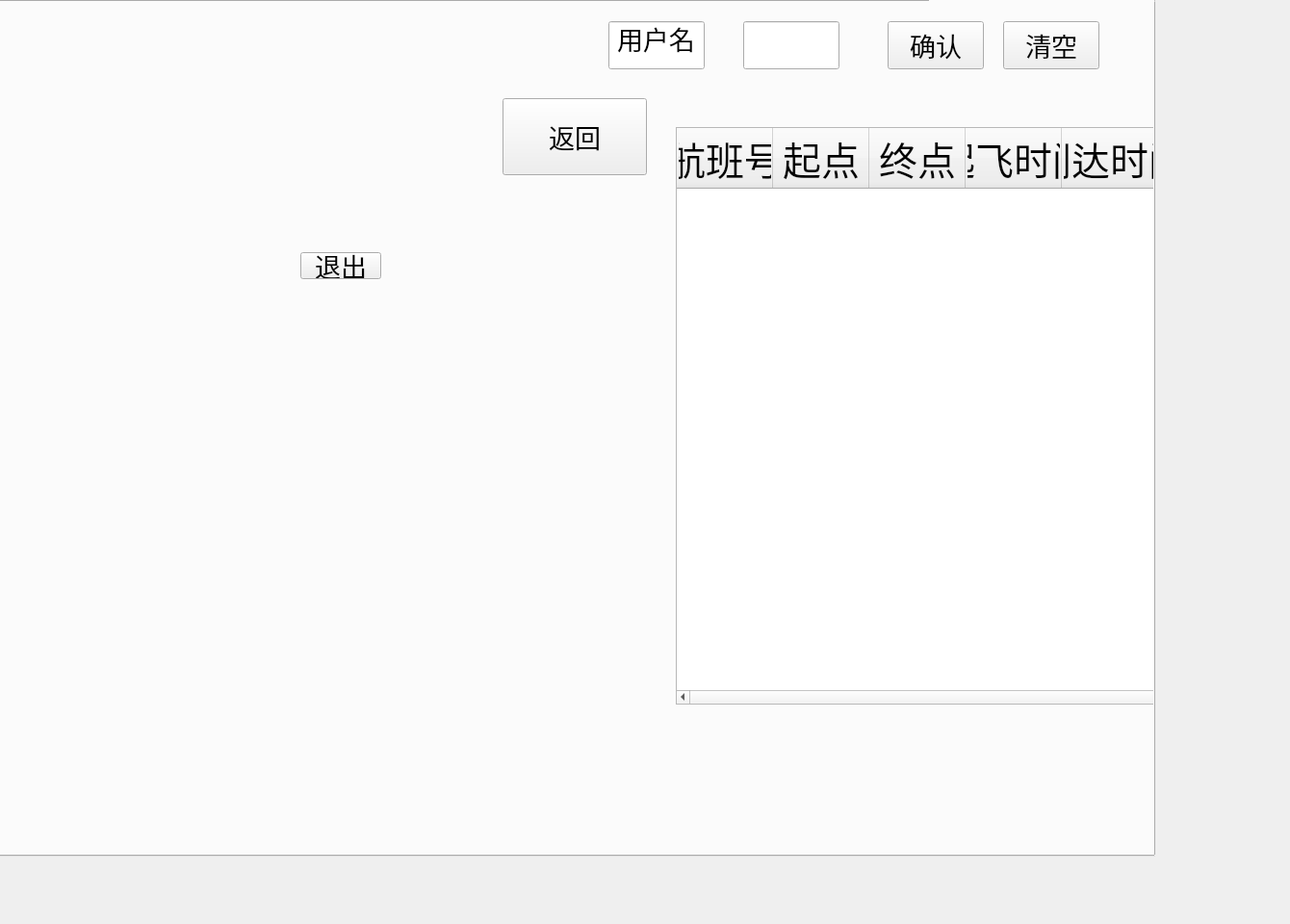
<?xml version="1.0" encoding="UTF-8"?>
<ui version="4.0">
 <class>ManInterface</class>
 <widget class="QMainWindow" name="ManInterface">
  <property name="geometry">
   <rect>
    <x>0</x>
    <y>0</y>
    <width>1340</width>
    <height>960</height>
   </rect>
  </property>
  <property name="minimumSize">
   <size>
    <width>1340</width>
    <height>960</height>
   </size>
  </property>
  <property name="maximumSize">
   <size>
    <width>1340</width>
    <height>960</height>
   </size>
  </property>
  <property name="windowTitle">
   <string>太原航班系统-管理端</string>
  </property>
  <property name="windowIcon">
   <iconset resource="resource.qrc">
    <normaloff>:/new/image/nuc.ico</normaloff>:/new/image/nuc.ico</iconset>
  </property>
  <widget class="QWidget" name="centralwidget">
   <widget class="QTabWidget" name="tabWidget">
    <property name="geometry">
     <rect>
      <x>-140</x>
      <y>-70</y>
      <width>1340</width>
      <height>960</height>
     </rect>
    </property>
    <property name="minimumSize">
     <size>
      <width>1340</width>
      <height>960</height>
     </size>
    </property>
    <property name="maximumSize">
     <size>
      <width>1340</width>
      <height>960</height>
     </size>
    </property>
    <property name="font">
     <font>
      <pointsize>40</pointsize>
     </font>
    </property>
    <property name="layoutDirection">
     <enum>Qt::RightToLeft</enum>
    </property>
    <property name="currentIndex">
     <number>0</number>
    </property>
    <property name="tabBarAutoHide">
     <bool>false</bool>
    </property>
    <widget class="QWidget" name="tab0">
     <property name="minimumSize">
      <size>
       <width>1340</width>
       <height>960</height>
      </size>
     </property>
     <property name="maximumSize">
      <size>
       <width>1340</width>
       <height>960</height>
      </size>
     </property>
     <attribute name="title">
      <string>票务信息</string>
     </attribute>
     <widget class="QPushButton" name="pushButtonQuit0">
      <property name="geometry">
       <rect>
        <x>450</x>
        <y>260</y>
        <width>84</width>
        <height>28</height>
       </rect>
      </property>
      <property name="font">
       <font>
        <pointsize>20</pointsize>
       </font>
      </property>
      <property name="text">
       <string>退出</string>
      </property>
     </widget>
     <widget class="QPushButton" name="pushButtonBack0">
      <property name="geometry">
       <rect>
        <x>660</x>
        <y>100</y>
        <width>150</width>
        <height>80</height>
       </rect>
      </property>
      <property name="minimumSize">
       <size>
        <width>150</width>
        <height>80</height>
       </size>
      </property>
      <property name="maximumSize">
       <size>
        <width>150</width>
        <height>80</height>
       </size>
      </property>
      <property name="font">
       <font>
        <pointsize>20</pointsize>
       </font>
      </property>
      <property name="layoutDirection">
       <enum>Qt::LeftToRight</enum>
      </property>
      <property name="text">
       <string>返回</string>
      </property>
     </widget>
     <widget class="QTableWidget" name="tableWidgetInfo">
      <property name="geometry">
       <rect>
        <x>840</x>
        <y>130</y>
        <width>1000</width>
        <height>600</height>
       </rect>
      </property>
      <property name="minimumSize">
       <size>
        <width>1000</width>
        <height>600</height>
       </size>
      </property>
      <property name="maximumSize">
       <size>
        <width>1000</width>
        <height>600</height>
       </size>
      </property>
      <property name="font">
       <font>
        <pointsize>30</pointsize>
       </font>
      </property>
      <property name="layoutDirection">
       <enum>Qt::LeftToRight</enum>
      </property>
      <attribute name="horizontalHeaderMinimumSectionSize">
       <number>55</number>
      </attribute>
      <attribute name="horizontalHeaderDefaultSectionSize">
       <number>100</number>
      </attribute>
      <column>
       <property name="text">
        <string>航班号</string>
       </property>
      </column>
      <column>
       <property name="text">
        <string>起点</string>
       </property>
      </column>
      <column>
       <property name="text">
        <string>终点</string>
       </property>
      </column>
      <column>
       <property name="text">
        <string>起飞时间</string>
       </property>
      </column>
      <column>
       <property name="text">
        <string>到达时间</string>
       </property>
      </column>
      <column>
       <property name="text">
        <string>航空公司</string>
       </property>
      </column>
      <column>
       <property name="text">
        <string>票价</string>
       </property>
      </column>
      <column>
       <property name="text">
        <string>折扣</string>
       </property>
      </column>
      <column>
       <property name="text">
        <string>座位数</string>
       </property>
      </column>
      <column>
       <property name="text">
        <string>剩余座位</string>
       </property>
      </column>
     </widget>
     <widget class="QLabel" name="labelInfo">
      <property name="geometry">
       <rect>
        <x>480</x>
        <y>-20</y>
        <width>1340</width>
        <height>400</height>
       </rect>
      </property>
      <property name="minimumSize">
       <size>
        <width>1340</width>
        <height>400</height>
       </size>
      </property>
      <property name="maximumSize">
       <size>
        <width>1340</width>
        <height>400</height>
       </size>
      </property>
      <property name="font">
       <font>
        <pointsize>20</pointsize>
       </font>
      </property>
      <property name="layoutDirection">
       <enum>Qt::LeftToRight</enum>
      </property>
      <property name="text">
       <string/>
      </property>
     </widget>
     <widget class="QLineEdit" name="lineEditUser">
      <property name="geometry">
       <rect>
        <x>770</x>
        <y>20</y>
        <width>100</width>
        <height>50</height>
       </rect>
      </property>
      <property name="minimumSize">
       <size>
        <width>100</width>
        <height>50</height>
       </size>
      </property>
      <property name="maximumSize">
       <size>
        <width>100</width>
        <height>50</height>
       </size>
      </property>
      <property name="font">
       <font>
        <pointsize>20</pointsize>
       </font>
      </property>
      <property name="layoutDirection">
       <enum>Qt::LeftToRight</enum>
      </property>
      <property name="text">
       <string>用户名</string>
      </property>
      <property name="alignment">
       <set>Qt::AlignCenter</set>
      </property>
      <property name="readOnly">
       <bool>true</bool>
      </property>
     </widget>
     <widget class="QLineEdit" name="lineEditInput">
      <property name="geometry">
       <rect>
        <x>910</x>
        <y>20</y>
        <width>100</width>
        <height>50</height>
       </rect>
      </property>
      <property name="minimumSize">
       <size>
        <width>100</width>
        <height>50</height>
       </size>
      </property>
      <property name="maximumSize">
       <size>
        <width>100</width>
        <height>50</height>
       </size>
      </property>
      <property name="font">
       <font>
        <pointsize>20</pointsize>
       </font>
      </property>
      <property name="layoutDirection">
       <enum>Qt::LeftToRight</enum>
      </property>
      <property name="alignment">
       <set>Qt::AlignCenter</set>
      </property>
     </widget>
     <widget class="QPushButton" name="pushButtonSure">
      <property name="geometry">
       <rect>
        <x>1060</x>
        <y>20</y>
        <width>100</width>
        <height>50</height>
       </rect>
      </property>
      <property name="minimumSize">
       <size>
        <width>100</width>
        <height>50</height>
       </size>
      </property>
      <property name="maximumSize">
       <size>
        <width>100</width>
        <height>50</height>
       </size>
      </property>
      <property name="font">
       <font>
        <pointsize>20</pointsize>
       </font>
      </property>
      <property name="layoutDirection">
       <enum>Qt::LeftToRight</enum>
      </property>
      <property name="text">
       <string>确认</string>
      </property>
     </widget>
     <widget class="QPushButton" name="pushButtonClear">
      <property name="geometry">
       <rect>
        <x>1180</x>
        <y>20</y>
        <width>100</width>
        <height>50</height>
       </rect>
      </property>
      <property name="minimumSize">
       <size>
        <width>100</width>
        <height>50</height>
       </size>
      </property>
      <property name="maximumSize">
       <size>
        <width>100</width>
        <height>50</height>
       </size>
      </property>
      <property name="font">
       <font>
        <pointsize>20</pointsize>
       </font>
      </property>
      <property name="layoutDirection">
       <enum>Qt::LeftToRight</enum>
      </property>
      <property name="text">
       <string>清空</string>
      </property>
     </widget>
    </widget>
    <widget class="QWidget" name="tab1">
     <property name="minimumSize">
      <size>
       <width>1340</width>
       <height>960</height>
      </size>
     </property>
     <property name="maximumSize">
      <size>
       <width>1340</width>
       <height>960</height>
      </size>
     </property>
     <attribute name="title">
      <string>用户管理</string>
     </attribute>
     <widget class="QPushButton" name="pushButtonQuit1">
      <property name="geometry">
       <rect>
        <x>590</x>
        <y>30</y>
        <width>150</width>
        <height>80</height>
       </rect>
      </property>
      <property name="minimumSize">
       <size>
        <width>150</width>
        <height>80</height>
       </size>
      </property>
      <property name="maximumSize">
       <size>
        <width>150</width>
        <height>80</height>
       </size>
      </property>
      <property name="font">
       <font>
        <pointsize>20</pointsize>
       </font>
      </property>
      <property name="text">
       <string>退出</string>
      </property>
     </widget>
     <widget class="QTableWidget" name="tableWidgetUser">
      <property name="geometry">
       <rect>
        <x>370</x>
        <y>120</y>
        <width>900</width>
        <height>590</height>
       </rect>
      </property>
      <property name="minimumSize">
       <size>
        <width>900</width>
        <height>590</height>
       </size>
      </property>
      <property name="maximumSize">
       <size>
        <width>900</width>
        <height>590</height>
       </size>
      </property>
      <property name="font">
       <font>
        <pointsize>30</pointsize>
       </font>
      </property>
      <property name="layoutDirection">
       <enum>Qt::LeftToRight</enum>
      </property>
      <attribute name="horizontalHeaderDefaultSectionSize">
       <number>100</number>
      </attribute>
      <column>
       <property name="text">
        <string>用户名</string>
       </property>
       <property name="font">
        <font>
         <pointsize>11</pointsize>
        </font>
       </property>
      </column>
      <column>
       <property name="text">
        <string>密码</string>
       </property>
       <property name="font">
        <font>
         <pointsize>11</pointsize>
        </font>
       </property>
      </column>
      <column>
       <property name="text">
        <string>id</string>
       </property>
       <property name="font">
        <font>
         <pointsize>11</pointsize>
        </font>
       </property>
      </column>
      <column>
       <property name="text">
        <string>是否买票</string>
       </property>
       <property name="font">
        <font>
         <pointsize>11</pointsize>
        </font>
       </property>
      </column>
      <column>
       <property name="text">
        <string>航班1</string>
       </property>
      </column>
      <column>
       <property name="text">
        <string>航班2</string>
       </property>
      </column>
      <column>
       <property name="text">
        <string>航班3</string>
       </property>
      </column>
      <column>
       <property name="text">
        <string>航班4</string>
       </property>
      </column>
      <column>
       <property name="text">
        <string>航班5</string>
       </property>
      </column>
     </widget>
     <widget class="QPushButton" name="pushButtonBack1">
      <property name="geometry">
       <rect>
        <x>400</x>
        <y>30</y>
        <width>150</width>
        <height>80</height>
       </rect>
      </property>
      <property name="minimumSize">
       <size>
        <width>150</width>
        <height>80</height>
       </size>
      </property>
      <property name="maximumSize">
       <size>
        <width>150</width>
        <height>80</height>
       </size>
      </property>
      <property name="font">
       <font>
        <pointsize>20</pointsize>
       </font>
      </property>
      <property name="layoutDirection">
       <enum>Qt::LeftToRight</enum>
      </property>
      <property name="text">
       <string>返回</string>
      </property>
     </widget>
     <widget class="QLabel" name="label1">
      <property name="geometry">
       <rect>
        <x>860</x>
        <y>100</y>
        <width>1340</width>
        <height>960</height>
       </rect>
      </property>
      <property name="minimumSize">
       <size>
        <width>1340</width>
        <height>960</height>
       </size>
      </property>
      <property name="maximumSize">
       <size>
        <width>1340</width>
        <height>960</height>
       </size>
      </property>
      <property name="layoutDirection">
       <enum>Qt::LeftToRight</enum>
      </property>
      <property name="text">
       <string/>
      </property>
      <property name="pixmap">
       <pixmap resource="resource.qrc">:/new/image/userman.jpg</pixmap>
      </property>
     </widget>
     <widget class="QPushButton" name="pushButtonEdit">
      <property name="geometry">
       <rect>
        <x>810</x>
        <y>30</y>
        <width>150</width>
        <height>80</height>
       </rect>
      </property>
      <property name="minimumSize">
       <size>
        <width>150</width>
        <height>80</height>
       </size>
      </property>
      <property name="maximumSize">
       <size>
        <width>150</width>
        <height>80</height>
       </size>
      </property>
      <property name="font">
       <font>
        <pointsize>20</pointsize>
       </font>
      </property>
      <property name="layoutDirection">
       <enum>Qt::LeftToRight</enum>
      </property>
      <property name="text">
       <string>编辑</string>
      </property>
     </widget>
     <widget class="QPushButton" name="pushButtonEdit1">
      <property name="geometry">
       <rect>
        <x>1010</x>
        <y>30</y>
        <width>150</width>
        <height>80</height>
       </rect>
      </property>
      <property name="minimumSize">
       <size>
        <width>150</width>
        <height>80</height>
       </size>
      </property>
      <property name="maximumSize">
       <size>
        <width>150</width>
        <height>80</height>
       </size>
      </property>
      <property name="font">
       <font>
        <pointsize>20</pointsize>
       </font>
      </property>
      <property name="layoutDirection">
       <enum>Qt::LeftToRight</enum>
      </property>
      <property name="text">
       <string>确认</string>
      </property>
     </widget>
     <zorder>tableWidgetUser</zorder>
     <zorder>pushButtonBack1</zorder>
     <zorder>pushButtonQuit1</zorder>
     <zorder>label1</zorder>
     <zorder>pushButtonEdit</zorder>
     <zorder>pushButtonEdit1</zorder>
    </widget>
    <widget class="QWidget" name="tab2">
     <property name="minimumSize">
      <size>
       <width>1340</width>
       <height>960</height>
      </size>
     </property>
     <property name="maximumSize">
      <size>
       <width>1340</width>
       <height>960</height>
      </size>
     </property>
     <attribute name="title">
      <string>航班管理</string>
     </attribute>
     <widget class="QPushButton" name="pushButtonQuit2">
      <property name="geometry">
       <rect>
        <x>520</x>
        <y>360</y>
        <width>84</width>
        <height>28</height>
       </rect>
      </property>
      <property name="font">
       <font>
        <pointsize>20</pointsize>
       </font>
      </property>
      <property name="text">
       <string>退出</string>
      </property>
     </widget>
     <widget class="QTableWidget" name="tableWidgetAir">
      <property name="geometry">
       <rect>
        <x>200</x>
        <y>100</y>
        <width>1030</width>
        <height>600</height>
       </rect>
      </property>
      <property name="minimumSize">
       <size>
        <width>1030</width>
        <height>600</height>
       </size>
      </property>
      <property name="maximumSize">
       <size>
        <width>1030</width>
        <height>600</height>
       </size>
      </property>
      <property name="font">
       <font>
        <pointsize>30</pointsize>
       </font>
      </property>
      <property name="layoutDirection">
       <enum>Qt::LeftToRight</enum>
      </property>
      <column>
       <property name="text">
        <string>航班号</string>
       </property>
      </column>
      <column>
       <property name="text">
        <string>起点</string>
       </property>
      </column>
      <column>
       <property name="text">
        <string>终点</string>
       </property>
      </column>
      <column>
       <property name="text">
        <string>起飞时间</string>
       </property>
      </column>
      <column>
       <property name="text">
        <string>到达时间</string>
       </property>
      </column>
      <column>
       <property name="text">
        <string>航空公司</string>
       </property>
      </column>
      <column>
       <property name="text">
        <string>票价</string>
       </property>
      </column>
      <column>
       <property name="text">
        <string>折扣</string>
       </property>
      </column>
      <column>
       <property name="text">
        <string>座位数</string>
       </property>
      </column>
      <column>
       <property name="text">
        <string>剩余座位</string>
       </property>
      </column>
     </widget>
     <widget class="QPushButton" name="pushButtonChange">
      <property name="geometry">
       <rect>
        <x>300</x>
        <y>710</y>
        <width>80</width>
        <height>40</height>
       </rect>
      </property>
      <property name="minimumSize">
       <size>
        <width>80</width>
        <height>40</height>
       </size>
      </property>
      <property name="maximumSize">
       <size>
        <width>80</width>
        <height>40</height>
       </size>
      </property>
      <property name="font">
       <font>
        <pointsize>12</pointsize>
       </font>
      </property>
      <property name="layoutDirection">
       <enum>Qt::LeftToRight</enum>
      </property>
      <property name="text">
       <string>修改</string>
      </property>
     </widget>
     <widget class="QPushButton" name="pushButtonRight">
      <property name="geometry">
       <rect>
        <x>430</x>
        <y>710</y>
        <width>80</width>
        <height>40</height>
       </rect>
      </property>
      <property name="minimumSize">
       <size>
        <width>80</width>
        <height>40</height>
       </size>
      </property>
      <property name="maximumSize">
       <size>
        <width>80</width>
        <height>40</height>
       </size>
      </property>
      <property name="font">
       <font>
        <pointsize>12</pointsize>
       </font>
      </property>
      <property name="text">
       <string>确认</string>
      </property>
     </widget>
     <widget class="QPushButton" name="pushButtonAdd">
      <property name="geometry">
       <rect>
        <x>580</x>
        <y>720</y>
        <width>80</width>
        <height>40</height>
       </rect>
      </property>
      <property name="minimumSize">
       <size>
        <width>80</width>
        <height>40</height>
       </size>
      </property>
      <property name="maximumSize">
       <size>
        <width>80</width>
        <height>40</height>
       </size>
      </property>
      <property name="font">
       <font>
        <pointsize>12</pointsize>
       </font>
      </property>
      <property name="layoutDirection">
       <enum>Qt::LeftToRight</enum>
      </property>
      <property name="text">
       <string>新增</string>
      </property>
     </widget>
     <widget class="QPushButton" name="pushButtonRight1">
      <property name="geometry">
       <rect>
        <x>710</x>
        <y>720</y>
        <width>80</width>
        <height>40</height>
       </rect>
      </property>
      <property name="minimumSize">
       <size>
        <width>80</width>
        <height>40</height>
       </size>
      </property>
      <property name="maximumSize">
       <size>
        <width>80</width>
        <height>40</height>
       </size>
      </property>
      <property name="font">
       <font>
        <pointsize>12</pointsize>
       </font>
      </property>
      <property name="layoutDirection">
       <enum>Qt::LeftToRight</enum>
      </property>
      <property name="text">
       <string>确认</string>
      </property>
     </widget>
     <widget class="QComboBox" name="comboBox">
      <property name="geometry">
       <rect>
        <x>300</x>
        <y>770</y>
        <width>80</width>
        <height>40</height>
       </rect>
      </property>
      <property name="minimumSize">
       <size>
        <width>80</width>
        <height>40</height>
       </size>
      </property>
      <property name="maximumSize">
       <size>
        <width>80</width>
        <height>40</height>
       </size>
      </property>
      <property name="font">
       <font>
        <pointsize>12</pointsize>
       </font>
      </property>
      <property name="layoutDirection">
       <enum>Qt::LeftToRight</enum>
      </property>
      <item>
       <property name="text">
        <string>航班号</string>
       </property>
      </item>
      <item>
       <property name="text">
        <string>起点</string>
       </property>
      </item>
      <item>
       <property name="text">
        <string>终点</string>
       </property>
      </item>
      <item>
       <property name="text">
        <string>起飞时间</string>
       </property>
      </item>
      <item>
       <property name="text">
        <string>到达时间</string>
       </property>
      </item>
      <item>
       <property name="text">
        <string>航空公司</string>
       </property>
      </item>
      <item>
       <property name="text">
        <string>票价</string>
       </property>
      </item>
      <item>
       <property name="text">
        <string>折扣</string>
       </property>
      </item>
      <item>
       <property name="text">
        <string>座位数</string>
       </property>
      </item>
      <item>
       <property name="text">
        <string>剩余座位</string>
       </property>
      </item>
     </widget>
     <widget class="QLineEdit" name="lineEditSeek">
      <property name="geometry">
       <rect>
        <x>430</x>
        <y>770</y>
        <width>80</width>
        <height>40</height>
       </rect>
      </property>
      <property name="minimumSize">
       <size>
        <width>80</width>
        <height>40</height>
       </size>
      </property>
      <property name="maximumSize">
       <size>
        <width>80</width>
        <height>40</height>
       </size>
      </property>
      <property name="font">
       <font>
        <pointsize>12</pointsize>
       </font>
      </property>
      <property name="layoutDirection">
       <enum>Qt::LeftToRight</enum>
      </property>
      <property name="alignment">
       <set>Qt::AlignCenter</set>
      </property>
     </widget>
     <widget class="QPushButton" name="pushButtonRight2">
      <property name="geometry">
       <rect>
        <x>570</x>
        <y>770</y>
        <width>80</width>
        <height>40</height>
       </rect>
      </property>
      <property name="minimumSize">
       <size>
        <width>80</width>
        <height>40</height>
       </size>
      </property>
      <property name="maximumSize">
       <size>
        <width>80</width>
        <height>40</height>
       </size>
      </property>
      <property name="font">
       <font>
        <pointsize>12</pointsize>
       </font>
      </property>
      <property name="layoutDirection">
       <enum>Qt::LeftToRight</enum>
      </property>
      <property name="text">
       <string>确认</string>
      </property>
     </widget>
     <widget class="QPushButton" name="pushButtonRecover">
      <property name="geometry">
       <rect>
        <x>710</x>
        <y>770</y>
        <width>80</width>
        <height>40</height>
       </rect>
      </property>
      <property name="minimumSize">
       <size>
        <width>80</width>
        <height>40</height>
       </size>
      </property>
      <property name="maximumSize">
       <size>
        <width>80</width>
        <height>40</height>
       </size>
      </property>
      <property name="font">
       <font>
        <pointsize>12</pointsize>
       </font>
      </property>
      <property name="layoutDirection">
       <enum>Qt::LeftToRight</enum>
      </property>
      <property name="text">
       <string>恢复全部</string>
      </property>
     </widget>
     <widget class="QPushButton" name="pushButtonBack2">
      <property name="geometry">
       <rect>
        <x>300</x>
        <y>10</y>
        <width>150</width>
        <height>80</height>
       </rect>
      </property>
      <property name="minimumSize">
       <size>
        <width>150</width>
        <height>80</height>
       </size>
      </property>
      <property name="maximumSize">
       <size>
        <width>150</width>
        <height>80</height>
       </size>
      </property>
      <property name="font">
       <font>
        <pointsize>20</pointsize>
       </font>
      </property>
      <property name="layoutDirection">
       <enum>Qt::LeftToRight</enum>
      </property>
      <property name="text">
       <string>返回</string>
      </property>
     </widget>
     <widget class="QLabel" name="label2">
      <property name="geometry">
       <rect>
        <x>780</x>
        <y>60</y>
        <width>1340</width>
        <height>960</height>
       </rect>
      </property>
      <property name="minimumSize">
       <size>
        <width>1340</width>
        <height>960</height>
       </size>
      </property>
      <property name="maximumSize">
       <size>
        <width>1340</width>
        <height>960</height>
       </size>
      </property>
      <property name="text">
       <string/>
      </property>
      <property name="pixmap">
       <pixmap resource="resource.qrc">:/new/image/adminman.jpg</pixmap>
      </property>
     </widget>
    </widget>
    <widget class="QWidget" name="tab3">
     <property name="minimumSize">
      <size>
       <width>1340</width>
       <height>960</height>
      </size>
     </property>
     <property name="maximumSize">
      <size>
       <width>1340</width>
       <height>960</height>
      </size>
     </property>
     <attribute name="title">
      <string>首页</string>
     </attribute>
     <widget class="QLabel" name="label3">
      <property name="geometry">
       <rect>
        <x>150</x>
        <y>140</y>
        <width>63</width>
        <height>20</height>
       </rect>
      </property>
      <property name="text">
       <string/>
      </property>
      <property name="alignment">
       <set>Qt::AlignCenter</set>
      </property>
     </widget>
     <widget class="QLineEdit" name="lineEdit">
      <property name="geometry">
       <rect>
        <x>250</x>
        <y>20</y>
        <width>351</width>
        <height>81</height>
       </rect>
      </property>
      <property name="font">
       <font>
        <pointsize>20</pointsize>
       </font>
      </property>
      <property name="text">
       <string>欢迎登陆管理系统</string>
      </property>
      <property name="frame">
       <bool>false</bool>
      </property>
      <property name="readOnly">
       <bool>true</bool>
      </property>
     </widget>
     <widget class="QPushButton" name="pushButtonQuit3">
      <property name="geometry">
       <rect>
        <x>650</x>
        <y>230</y>
        <width>150</width>
        <height>80</height>
       </rect>
      </property>
      <property name="minimumSize">
       <size>
        <width>150</width>
        <height>80</height>
       </size>
      </property>
      <property name="maximumSize">
       <size>
        <width>150</width>
        <height>80</height>
       </size>
      </property>
      <property name="font">
       <font>
        <pointsize>20</pointsize>
       </font>
      </property>
      <property name="text">
       <string>退出</string>
      </property>
     </widget>
     <widget class="QPushButton" name="pushButtonBack3">
      <property name="geometry">
       <rect>
        <x>830</x>
        <y>230</y>
        <width>150</width>
        <height>80</height>
       </rect>
      </property>
      <property name="minimumSize">
       <size>
        <width>150</width>
        <height>80</height>
       </size>
      </property>
      <property name="maximumSize">
       <size>
        <width>150</width>
        <height>80</height>
       </size>
      </property>
      <property name="font">
       <font>
        <pointsize>20</pointsize>
       </font>
      </property>
      <property name="layoutDirection">
       <enum>Qt::LeftToRight</enum>
      </property>
      <property name="text">
       <string>返回</string>
      </property>
     </widget>
     <widget class="QTextEdit" name="textEdit">
      <property name="geometry">
       <rect>
        <x>790</x>
        <y>20</y>
        <width>104</width>
        <height>70</height>
       </rect>
      </property>
      <property name="font">
       <font>
        <pointsize>20</pointsize>
       </font>
      </property>
      <property name="layoutDirection">
       <enum>Qt::LeftToRight</enum>
      </property>
      <property name="readOnly">
       <bool>true</bool>
      </property>
     </widget>
     <widget class="QLineEdit" name="lineEditAnnounce">
      <property name="geometry">
       <rect>
        <x>640</x>
        <y>40</y>
        <width>100</width>
        <height>50</height>
       </rect>
      </property>
      <property name="minimumSize">
       <size>
        <width>100</width>
        <height>50</height>
       </size>
      </property>
      <property name="maximumSize">
       <size>
        <width>100</width>
        <height>50</height>
       </size>
      </property>
      <property name="font">
       <font>
        <pointsize>20</pointsize>
       </font>
      </property>
      <property name="layoutDirection">
       <enum>Qt::LeftToRight</enum>
      </property>
      <property name="text">
       <string>公告栏</string>
      </property>
      <property name="frame">
       <bool>false</bool>
      </property>
      <property name="alignment">
       <set>Qt::AlignCenter</set>
      </property>
      <property name="readOnly">
       <bool>true</bool>
      </property>
     </widget>
     <widget class="QLineEdit" name="lineEditPut">
      <property name="geometry">
       <rect>
        <x>620</x>
        <y>140</y>
        <width>200</width>
        <height>50</height>
       </rect>
      </property>
      <property name="minimumSize">
       <size>
        <width>200</width>
        <height>50</height>
       </size>
      </property>
      <property name="maximumSize">
       <size>
        <width>200</width>
        <height>50</height>
       </size>
      </property>
      <property name="font">
       <font>
        <pointsize>20</pointsize>
       </font>
      </property>
      <property name="layoutDirection">
       <enum>Qt::LeftToRight</enum>
      </property>
      <property name="alignment">
       <set>Qt::AlignCenter</set>
      </property>
     </widget>
     <widget class="QPushButton" name="pushButtonPut">
      <property name="geometry">
       <rect>
        <x>850</x>
        <y>140</y>
        <width>100</width>
        <height>50</height>
       </rect>
      </property>
      <property name="minimumSize">
       <size>
        <width>100</width>
        <height>50</height>
       </size>
      </property>
      <property name="maximumSize">
       <size>
        <width>100</width>
        <height>50</height>
       </size>
      </property>
      <property name="font">
       <font>
        <pointsize>20</pointsize>
       </font>
      </property>
      <property name="layoutDirection">
       <enum>Qt::LeftToRight</enum>
      </property>
      <property name="text">
       <string>发公告</string>
      </property>
     </widget>
    </widget>
   </widget>
  </widget>
 </widget>
 <resources>
  <include location="resource.qrc"/>
 </resources>
 <connections/>
</ui>
